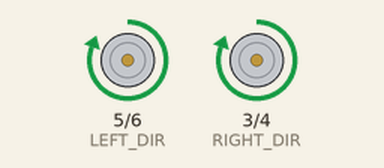
Simulated run of this sketch. Board: Arduino Uno, built with avr-gcc and run on an emulated ATmega328P. On the bench: direction and speed pins drawn as motors (green arrow = direction pin HIGH = forward, orange = LOW = backward, longer = more drive).

Above: at 1.0 s.
At 3.0 s:
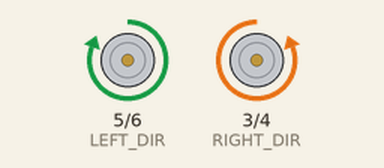
At 5.0 s:
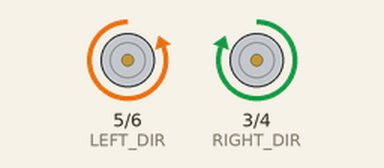
At 9.0 s:
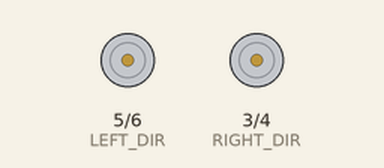
Timing chart, 0 to 13.0 s (numbered marks = the images above):
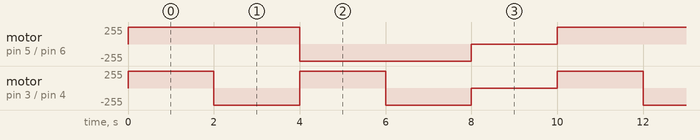

The sketch:

motortest.ino
```cpp
#define LEFT_DIR 5
#define LEFT_PWM 6
#define RIGHT_DIR 3
#define RIGHT_PWM 4

int speed = 255;


void reverse() {
  digitalWrite(LEFT_DIR, LOW);
  analogWrite(LEFT_PWM, speed);
  digitalWrite(RIGHT_DIR, LOW);
  analogWrite(RIGHT_PWM, speed);
  // server.send(200, F("text/plain"), F("REVERSE"));
}


void forward() {
  digitalWrite(LEFT_DIR, HIGH);
  analogWrite(LEFT_PWM, speed);
  digitalWrite(RIGHT_DIR, HIGH);
  analogWrite(RIGHT_PWM, speed);
  // server.send(200, F("text/plain"), F("FORWARD"));
}


void right() {
  digitalWrite(LEFT_DIR, LOW);
  analogWrite(LEFT_PWM, speed);
  digitalWrite(RIGHT_DIR, HIGH);
  analogWrite(RIGHT_PWM, speed);
  // server.send(200, F("text/plain"), F("RIGHT"));
}


void left() {
  digitalWrite(LEFT_DIR, HIGH);
  analogWrite(LEFT_PWM, speed);
  digitalWrite(RIGHT_DIR, LOW);
  analogWrite(RIGHT_PWM, speed);
  // server.send(200, F("text/plain"), F("LEFT"));
}

void stop() {
  analogWrite(LEFT_PWM, 0);
  analogWrite(RIGHT_PWM, 0);
  // server.send(200, F("text/plain"), F("STOP"));
}

void setup() {
  // put your setup code here, to run once:
  pinMode(LEFT_DIR, OUTPUT);
  pinMode(LEFT_PWM, OUTPUT);
  pinMode(RIGHT_DIR, OUTPUT);
  pinMode(RIGHT_PWM, OUTPUT);

}

void loop() {
  // put your main code here, to run repeatedly:
  forward();
  delay(2000);
  left();
  delay(2000);
  right();
  delay(2000);
  reverse();
  delay(2000);
  stop();
  delay(2000);


}
```

Measured:
- by itself, motor on pin 5 (LEFT_DIR) / pin 6 (LEFT_PWM): repeats every 10.0 s: backward 255/255 4.0 s, stopped 2.0 s, forward 255/255 4.0 s
- by itself, motor on pin 3 (RIGHT_DIR) / pin 4 (RIGHT_PWM): repeats every 10.0 s: backward 255/255 2.0 s, forward 255/255 2.0 s, backward 255/255 2.0 s, stopped 2.0 s, forward 255/255 2.0 s
